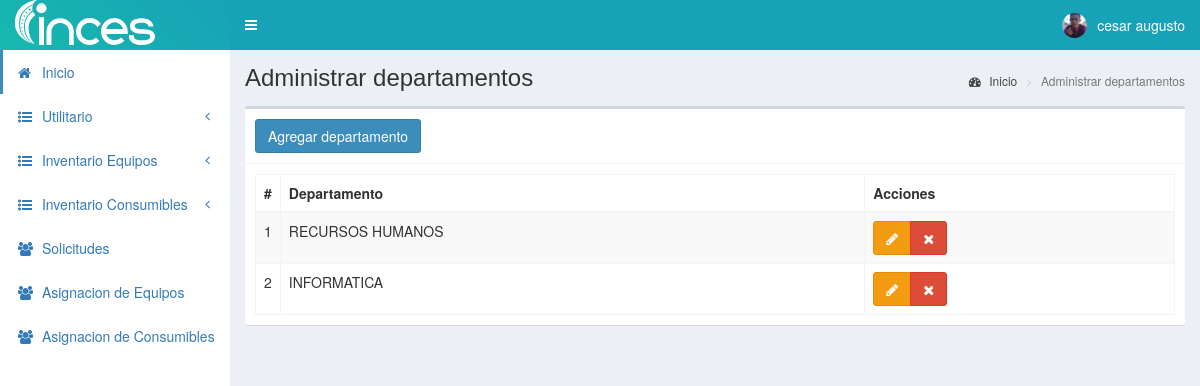
The app's page /departamentos (signed in) with its own data.
### tables this page shows
CREATE TABLE `personal` (
  `id` int(11) NOT NULL,
  `cedula` int(11) NOT NULL,
  `nombres` text NOT NULL,
  `apellidos` text NOT NULL,
  `email` text NOT NULL,
  `telefono` text NOT NULL,
  `direccion` text NOT NULL,
  `fecha_nac` text NOT NULL,
  `cargo` int(11) NOT NULL,
  `departamento` int(11) NOT NULL,
  `estado` text NOT NULL,
  `fecha` timestamp NOT NULL DEFAULT current_timestamp() ON UPDATE current_timestamp()
);

CREATE TABLE `departamento` (
  `id` int(11) NOT NULL,
  `descripcion` text NOT NULL
);

### controladores/plantilla.controlador.php (called while the page is built)
<?php
class ControladorPlantilla{
	static public function ctrPlantilla(){
		include "vistas/plantilla.php";
	}
}

### index.php (called while the page is built, shortened)
<?php
require_once "controladores/plantilla.controlador.php";
require_once "controladores/usuarios.controlador.php";
require_once "controladores/departamentos.controlador.php";
require_once "controladores/asignacionC.controlador.php";
require_once "modelos/departamentos.modelo.php";
require_once "modelos/personal.modelo.php";
$plantilla = new ControladorPlantilla();
$plantilla -> ctrPlantilla();

### modelos/conexion.php (called while the page is built)
<?php
class Conexion{
	static public function conectar(){
		$link = new PDO("mysql:host=localhost;dbname=pos",
			            "root",
			            "");
		$link->exec("set names utf8");
		return $link;
	}
}

### modelos/personal.modelo.php (called while the page is built, shortened)
<?php
require_once "conexion.php";
class ModeloPersonal{
	static public function mdlMostrarPersonals($tabla, $item, $valor){
		if($item == "id"){
			$stmt = Conexion::conectar()->prepare("SELECT * FROM $tabla WHERE $item = :$item");
			$stmt -> bindParam(":".$item, $valor, PDO::PARAM_INT);
			$stmt -> execute();
			return $stmt -> fetch();
		}else{
			$stmt = Conexion::conectar()->prepare("SELECT * FROM $tabla");
			$stmt -> execute();
			return $stmt -> fetchAll();
		}
	}
}
?>

### controladores/departamentos.controlador.php (called while the page is built, shortened)
<?php
class ControladorDepartamentos{
	static public function ctrMostrarDepartamentos($item, $valor){
		$tabla = "departamento";
		$respuesta = ModeloDepartamentos::mdlMostrarDepartamentos($tabla, $item, $valor);
		return $respuesta;
	}
}

### modelos/departamentos.modelo.php (called while the page is built, shortened)
<?php
require_once "conexion.php";
class ModeloDepartamentos{
	static public function mdlMostrarDepartamentos($tabla, $item, $valor){
		if($item != null){
			$stmt = Conexion::conectar()->prepare("SELECT * FROM $tabla WHERE $item = :$item");
			$stmt -> bindParam(":".$item, $valor, PDO::PARAM_STR);
			$stmt -> execute();
			return $stmt -> fetch();
		}else{
			$stmt = Conexion::conectar()->prepare("SELECT * FROM $tabla");
			$stmt -> execute();
			return $stmt -> fetchAll();
		}
	}
}

### vistas/modulos/departamentos.php (the view, shortened to what this page needs)
<div class="content-wrapper">
  <section class="content-header">
    <h1>
      Administrar departamentos
    </h1>
    <ol class="breadcrumb">
      <li><a href="inicio"><i class="fa fa-dashboard"></i> Inicio</a></li>
      <li class="active">Administrar departamentos</li>
    </ol>
  </section>
  <section class="content">
    <div class="box">
      <div class="box-header with-border">
        <button class="btn btn-primary" data-toggle="modal" data-target="#modalAgregarDepartamento">
          Agregar departamento
        </button>
      </div>
      <div class="box-body">
       <table class="table table-bordered table-striped dt-responsive tablas" width="100%">
        <thead>
         <tr>
           <th style="width:10px">#</th>
           <th>Departamento</th>
           <th>Acciones</th>
         </tr>
        </thead>
        <tbody>
        <?php
          $item = null;
          $valor = null;
          $departamentos = ControladorDepartamentos::ctrMostrarDepartamentos($item, $valor);
          foreach ($departamentos as $key => $value) {
            echo ' <tr>
                    <td>'.($key+1).'</td>
                    <td class="text-uppercase">'.$value["descripcion"].'</td>
                    <td>
                      <div class="btn-group">
                        <button class="btn btn-warning btnEditarDepartamento" idDepartamento="'.$value["id"].'" data-toggle="modal" data-target="#modalEditarDepartamento"><i class="fa fa-pencil"></i></button>
                        <button class="btn btn-danger btnEliminarDepartamento" idDepartamento="'.$value["id"].'"><i class="fa fa-times"></i></button>
                      </div>
                    </td>
                  </tr>';
          }
        ?>
        </tbody>
       </table>
      </div>
    </div>
  </section>
</div>

### vistas/modulos/cabezote.php (shortened to what this page needs)
<header class="main-header">
<a href="inicio" class="logo">
	<span class="logo-lg">
		<img src="vistas/img/plantilla/logo-blanco-lineal.svg" style="height:45px" class="img-responsive" style="padding:10px 0px">
	</span>
</a>
<nav class="navbar navbar-static-top" role="navigation">
 	<a href="#" class="sidebar-toggle" data-toggle="push-menu" role="button">
     	</a>
	<div class="navbar-custom-menu">
		<ul class="nav navbar-nav">
			<li class="dropdown user user-menu">
				<a href="#" class="dropdown-toggle" data-toggle="dropdown">
				<?php
				if($_SESSION["foto"] != ""){
					echo '<img src="'.$_SESSION["foto"].'" class="user-image">';
				}else{
					echo '<img src="vistas/img/usuarios/default/anonymous.png" class="user-image">';
				}
				?>
                     <?php  $tabla = "personal";
                            $item = "id";
                            $valor = $_SESSION["nombre"];
						   $respuesta1 = ModeloPersonal::MdlMostrarPersonals($tabla, $item, $valor);
						   ?>
					<span class="hidden-xs"><?php  echo $respuesta1["nombres"] ?></span>
				</a>
			</li>
		</ul>
	</div>
</nav>
</header>

### records on screen
personal: nombres "cesar augusto"
departamento: descripcion "RECURSOS HUMANOS"
departamento: descripcion "INFORMATICA"
